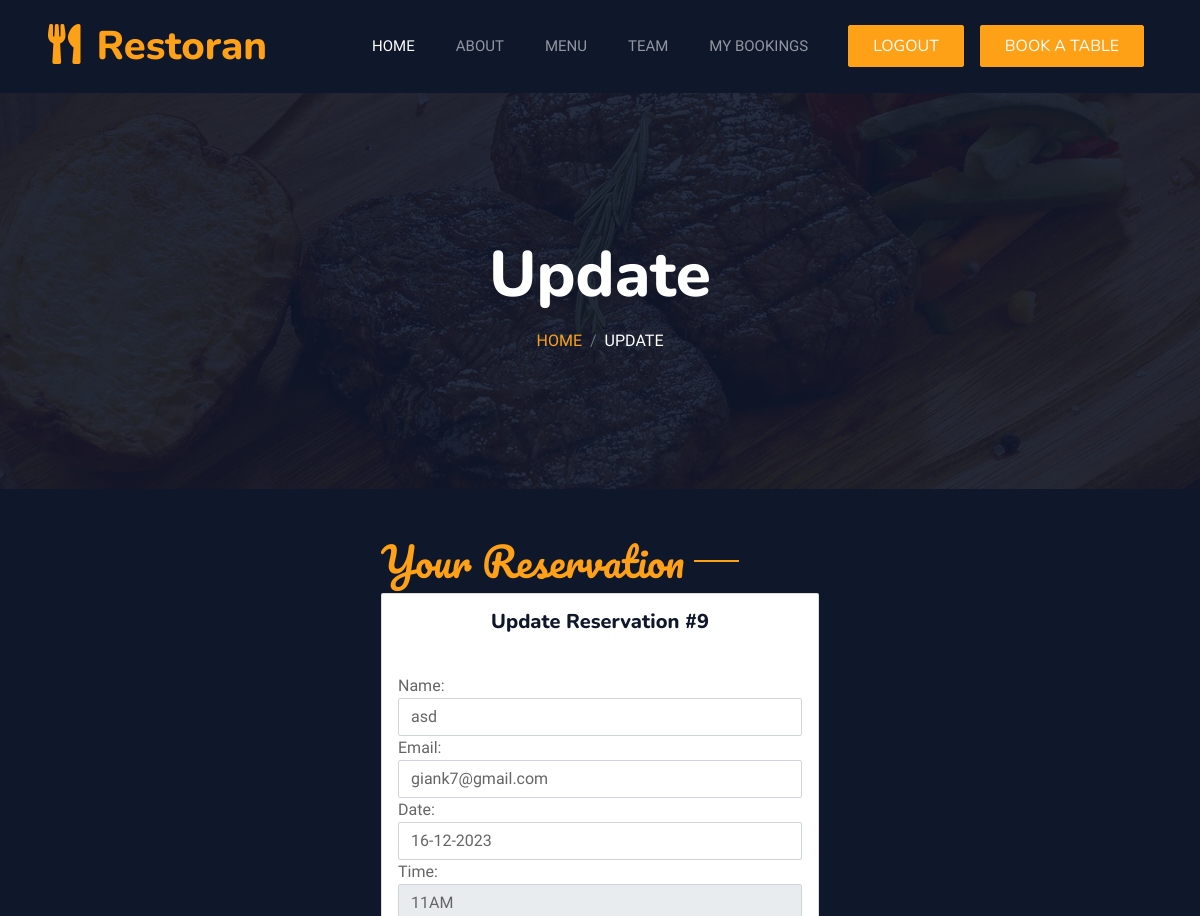
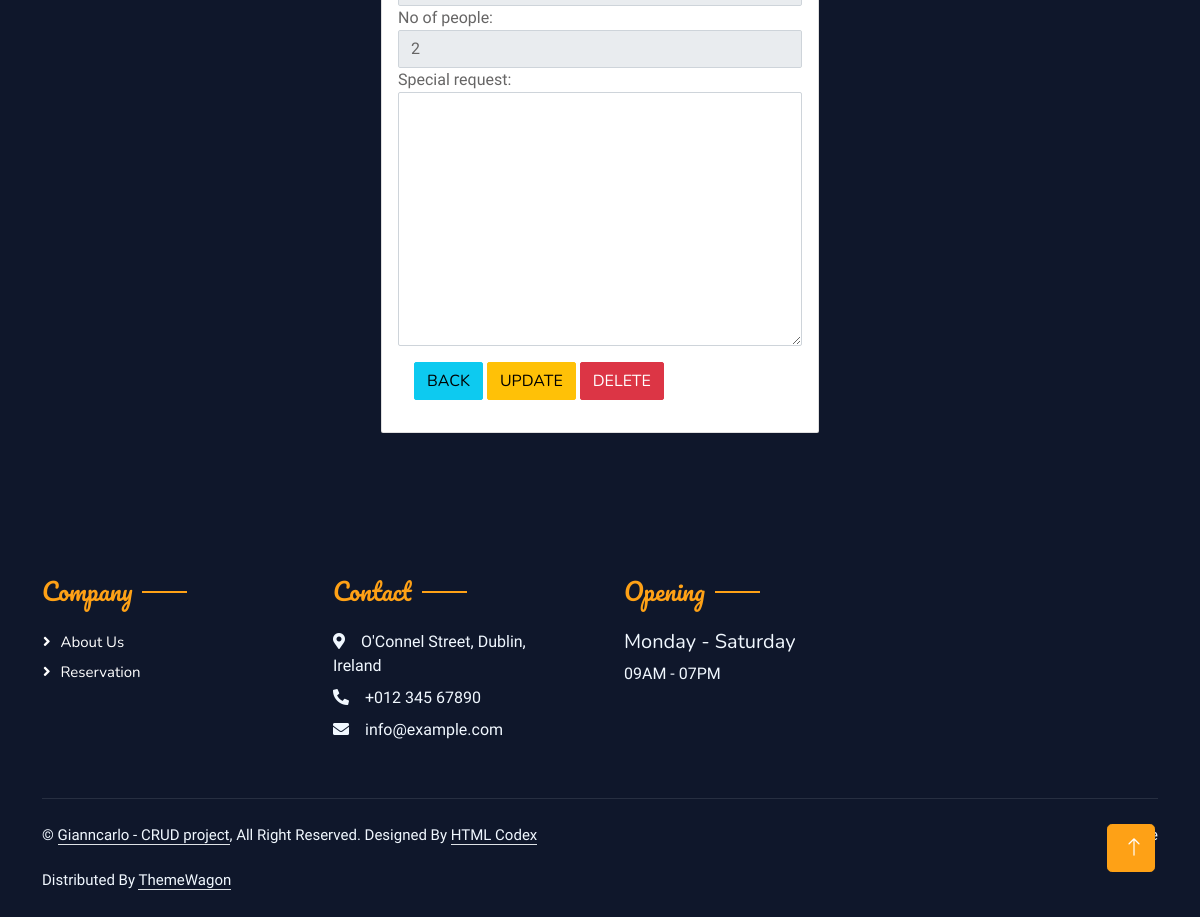
Page /profile/update_list/9/ (signed in) on the committed database (2 pictures, top to bottom).
### profiles/models.py (models this page shows, shortened)
class Reservation(models.Model):
    user = models.ForeignKey(User, on_delete=models.CASCADE)
    name = models.CharField(max_length=255)
    email = models.EmailField()
    date = models.DateField()
    time = models.IntegerField(choices=[
        (9, '9AM'),
        (10, '10AM'),
        (11, '11AM'),
        (12, '12M'),
        (13, '1PM'),
        (14, '2PM'),
        (15, '3PM'),
        (16, '4PM'),
        (17, '5PM'),
        (18, '6PM'),
    ])
    no_of_people = models.IntegerField(choices=[
        (1, '1'),
        (2, '2'),
        (3, '3'),
        (4, '4'),
        (5, '5'),
    ])
    special_request = models.TextField(blank=True)

### profiles/views.py (the view)
# urls.py: path('update_list/<id>/', views.update_list, name='update_list'),
def update_list(request, id):
    reservation = get_object_or_404(Reservation, pk=id)
    form = ReservationForm(request.POST or None, instance=reservation)
    if request.method == 'POST':
        if form.is_valid():
            form.save()
            return redirect('reservation_list')
    return render(request, 'update_reservation.html',
                  {'reservation': reservation,
                   'form': form})

### profiles/forms.py
class ReservationForm(forms.ModelForm):
    date = forms.DateField(
        input_formats=settings.DATE_INPUT_FORMATS,
        help_text="Enter the date in dd-mm-yyyy format"
    )
    class Meta:
        model = Reservation
        fields = ['name', 'email', 'date', 'time',
                  'no_of_people', 'special_request']
    def __init__(self, *args, **kwargs):
        super().__init__(*args, **kwargs)
        self.fields['name'].widget.attrs['class'] = 'form-control'
        self.fields['email'].widget.attrs['class'] = 'form-control'
        self.fields['date'].widget.attrs['class'] = 'form-control'
        self.fields['time'].widget.attrs['class'] = 'form-control'
        self.fields['no_of_people'].widget.attrs['class'] = 'form-control'
        self.fields['special_request'].widget.attrs['class'] = 'form-control'

### profiles/templates/update_reservation.html (shortened to what this page needs)
{% extends "base.html" %}
{% load static %}
{% block content %}
{% if user.is_authenticated %}
{% include 'includes/update_list.html' %}
{% endif %}
{% endblock %}

### templates/includes/update_list.html (shortened to what this page needs)
<div class="container-xxl py-5 bg-dark hero-header">
    <div class="container text-center my-5 pt-5 pb-4">
        <h1 class="display-3 text-white mb-3 animated slideInDown">Update</h1>
        <nav aria-label="breadcrumb">
            <ol class="breadcrumb justify-content-center text-uppercase">
                <li class="breadcrumb-item"><a href="{% url 'home' %}">Home</a></li>
                <li class="breadcrumb-item text-white active" aria-current="page">Update</li>
            </ol>
        </nav>
    </div>
</div>
<div id="reservation" class="container-xxl px-0 wow fadeInUp" data-wow-delay="0.1s">
    <div class="row g-0">
        <div class="col-md-12 bg-dark d-flex align-items-center">
            <div class="mx-auto p-5 wow fadeInUp" data-wow-delay="0.2s">
                <h1 class="section-title ff-secondary text-start text-primary fw-normal">Your Reservation</h1>
                <div class="container-xxl px-0 wow fadeInUp" data-wow-delay="0.1s">
                    <div class="col">
                        <div class="card">
                            <div class="card-body">
                                <h5 class="text-center card-title">Update Reservation #{{ reservation.id }}</h5>
                            </div>
                            <form class="p3" action="" method="POST">
                                <div class="form-group">
                                    <label for="{{ form.name.id_for_label }}">Name:</label>
                                    {{ form.name }}
                                </div>
                                <div class="form-group">
                                    <label for="{{ form.email.id_for_label }}">Email:</label>
                                    {{ form.email }}
                                </div>
                                <div class="form-group">
                                    <label for="id_date">Date:</label>
                                    <input type="text" id="id_date" name="date" value="{{ reservation.date|date:'d-m-Y' }}" class="form-control" required>
                                </div>
                                <div class="form-group">
                                    <label for="{{ form.time.id_for_label }}">Time:</label>
                                    {{ form.time }}
                                </div>
                                <div class="form-group">
                                    <label for="{{ form.no_of_people.id_for_label }}">No of people:</label>
                                    {{ form.no_of_people }}
                                </div>
                                <div class="form-group">
                                    <label for="{{ form.special_request.id_for_label }}">Special request:</label>
                                    {{ form.special_request }}
                                </div>
                                <div class="card-body">
                                    <a href="{% url 'reservation_list' %}" class="btn btn-info">Back</a>
                                    <input value="Update" type="submit" class="btn btn-warning" href="{% url 'reservation_list' %}">
                                    <a href="#" class="btn btn-danger">Delete</a>
                                </div>
                            </form>
                        </div>
                    </div>
                </div>
            </div>
        </div>
    </div>
</div>

### static/css/style.css (style rules this page uses)
:root { --primary: #FEA116; --light: #F1F8FF; --dark: #0F172B; }
.text-primary { color: var(--primary) !important; }
form { padding: 1rem; }
.ff-secondary { font-family: 'Pacifico', cursive; }
.btn { font-family: 'Nunito', sans-serif; font-weight: 500; text-transform: uppercase; transition: .5s; }
.hero-header { background: linear-gradient(rgba(15, 23, 43, .9), rgba(15, 23, 43, .9)), url(../img/bg-hero.jpg); background-position: center center; background-repeat: no-repeat; background-size: cover; }
.breadcrumb-item + .breadcrumb-item::before { color: rgba(255, 255, 255, .5); }
.section-title { position: relative; display: inline-block; }
.section-title::before { position: absolute; content: ""; width: 45px; height: 2px; top: 50%; left: -55px; margin-top: -1px; background: var(--primary); }
.section-title::after { position: absolute; content: ""; width: 45px; height: 2px; top: 50%; right: -55px; margin-top: -1px; background: var(--primary); }
.section-title.text-start::before, .section-title.text-end::after { display: none; }

### rows in the picture
Reservation: id "9", name "asd", email "giank7@gmail.com", date "16-12-2023", time "11AM", no_of_people "2"
